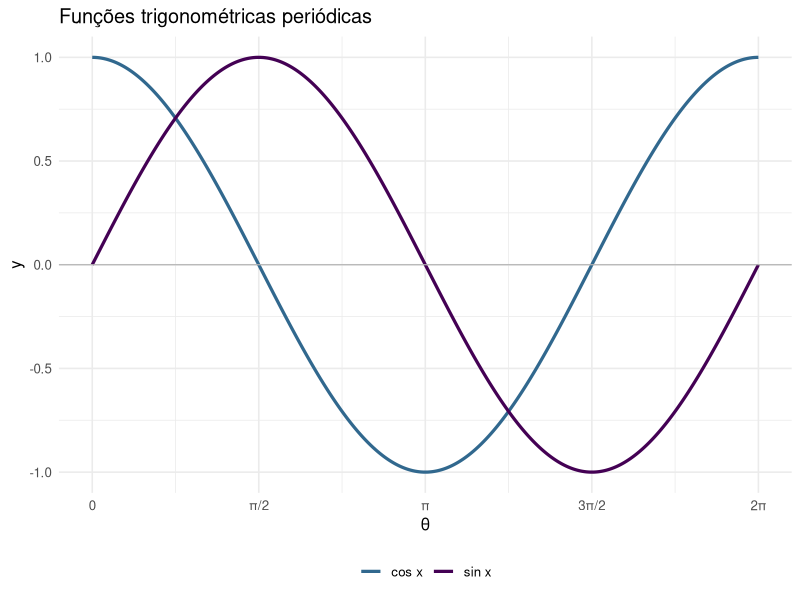
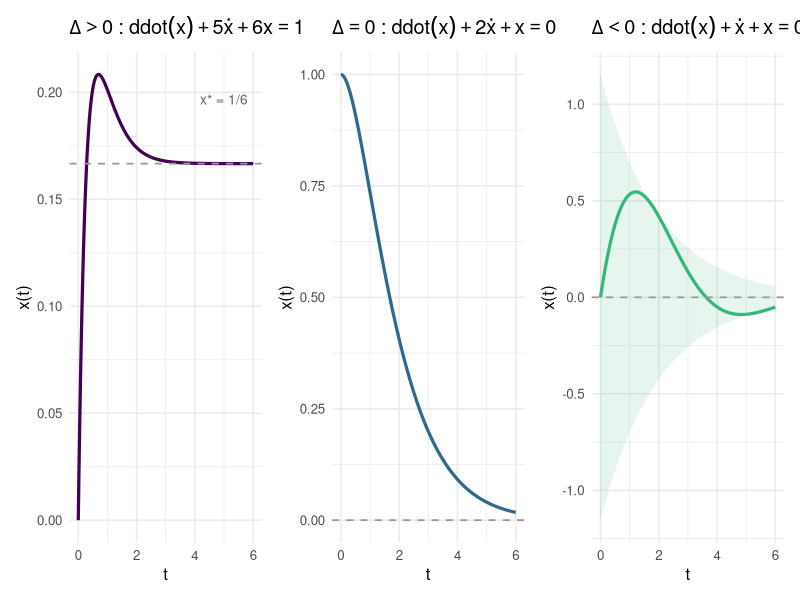

Write R code to recreate these figures, in order.
## ---- chunk 1
#| label: fig-trig-graficos
#| fig-cap: "Funções $\\sin x$ e $\\cos x$ no intervalo $[0, 2\\pi]$. Ambas são periódicas com período $2\\pi$ e imagem $[-1,1]$."
#| fig-align: center
#| fig-width: 10
#| fig-height: 4

library(ggplot2)

x <- seq(0, 2*pi, length.out = 500)
df_trig <- data.frame(
  x    = rep(x, 2),
  y    = c(sin(x), cos(x)),
  func = rep(c("sin x", "cos x"), each = 500)
)

ggplot(df_trig, aes(x, y, color = func)) +
  geom_line(linewidth = 1.1) +
  geom_hline(yintercept = 0, color = "gray70", linewidth = 0.4) +
  scale_x_continuous(
    breaks = c(0, pi/2, pi, 3*pi/2, 2*pi),
    labels = c("0", "π/2", "π", "3π/2", "2π")
  ) +
  scale_color_manual(values = c("sin x" = "#440154", "cos x" = "#31688e")) +
  labs(title = "Funções trigonométricas periódicas",
       x = "θ", y = "y", color = NULL) +
  theme_minimal(base_size = 12) + theme(legend.position = "bottom")
## ---- chunk 2
#| label: fig-edo-solucoes
#| fig-cap: "Soluções dos três exemplos de EDO de 2ª ordem. **Esquerda:** Δ>0 — solução $x_t = \\frac{1}{2}e^{-2t} - \\frac{2}{3}e^{-3t} + \\frac{1}{6}$, convergindo monotonamente ao equilíbrio $1/6$. **Centro:** Δ=0 — solução $(1+t)e^{-t}$, decaimento sem oscilação. **Direita:** Δ<0 — oscilações amortecidas $\\frac{2\\sqrt{3}}{3}e^{-t/2}\\sin(\\frac{\\sqrt{3}}{2}t)$."
#| fig-align: center
#| fig-width: 13
#| fig-height: 4.5

library(ggplot2)
library(patchwork)

base_t <- theme_minimal(base_size = 12)
t <- seq(0, 6, length.out = 500)

# Exemplo 1: Delta > 0
df1 <- data.frame(
  t = t,
  x = 0.5 * exp(-2*t) - (2/3) * exp(-3*t) + 1/6
)
p1 <- ggplot(df1, aes(t, x)) +
  geom_line(color = "#440154", linewidth = 1.1) +
  geom_hline(yintercept = 1/6, color = "gray60", linetype = "dashed", linewidth = 0.6) +
  annotate("text", x = 5, y = 1/6 + 0.03, label = "x* = 1/6", size = 3.5, color = "gray40") +
  labs(title = expression(Delta > 0 ~ ":" ~ ddot(x)+5*dot(x)+6*x==1),
       x = "t", y = "x(t)") +
  base_t

# Exemplo 2: Delta = 0
df2 <- data.frame(
  t = t,
  x = (1 + t) * exp(-t)
)
p2 <- ggplot(df2, aes(t, x)) +
  geom_line(color = "#31688e", linewidth = 1.1) +
  geom_hline(yintercept = 0, color = "gray60", linetype = "dashed", linewidth = 0.6) +
  labs(title = expression(Delta == 0 ~ ":" ~ ddot(x)+2*dot(x)+x==0),
       x = "t", y = "x(t)") +
  base_t

# Exemplo 3: Delta < 0
df3 <- data.frame(
  t = t,
  x = (2*sqrt(3)/3) * exp(-t/2) * sin(sqrt(3)/2 * t)
)
df3_env <- data.frame(
  t = t,
  upper =  (2*sqrt(3)/3) * exp(-t/2),
  lower = -(2*sqrt(3)/3) * exp(-t/2)
)
p3 <- ggplot() +
  geom_ribbon(data = df3_env, aes(x = t, ymin = lower, ymax = upper),
              fill = "#35b779", alpha = 0.12) +
  geom_line(data = df3, aes(t, x), color = "#35b779", linewidth = 1.1) +
  geom_hline(yintercept = 0, color = "gray60", linetype = "dashed", linewidth = 0.6) +
  labs(title = expression(Delta < 0 ~ ":" ~ ddot(x)+dot(x)+x==0),
       x = "t", y = "x(t)") +
  base_t

p1 + p2 + p3
